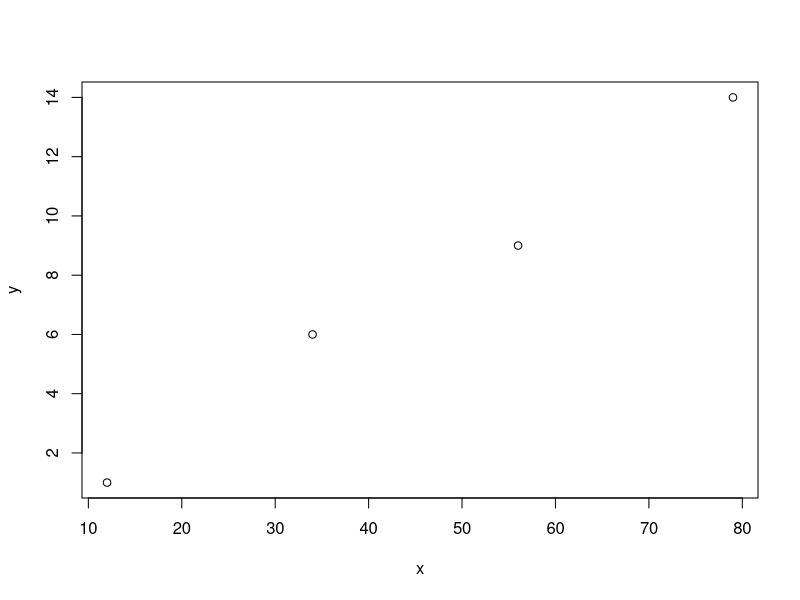

Recreate this plot in R.
getwd()
setwd("C:\\Users\\vitto\\Downloads\\LR")

class(iris)

iristeste = iris
save(iristeste, file = "iristeste.Rdata")
iristeste

x = c(12, 34, 56, 79)
y = c(1, 6, 9, 14)
plot(x, y)